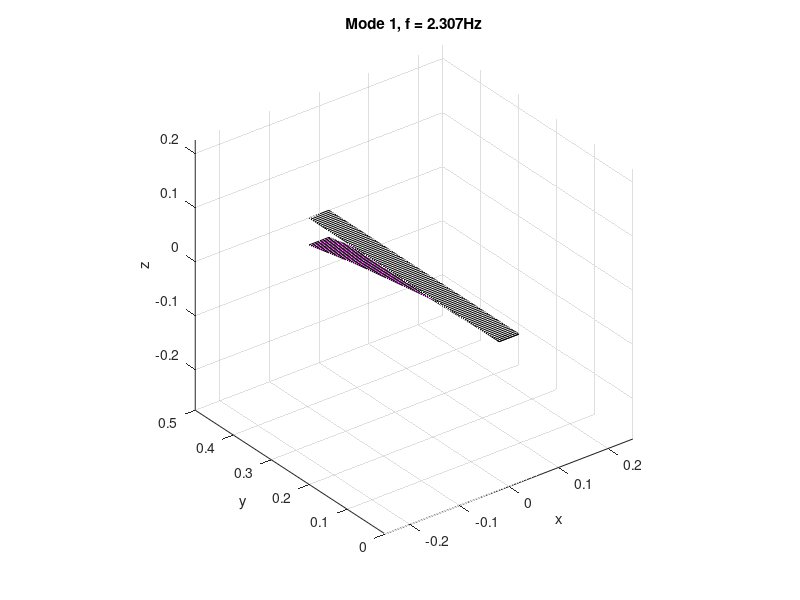

The MATLAB source for this figure:
% Modal analysis of a clamped plate with beam elements
% coordinate system:
%
% ^    ^ z
%y \   |
%   \__|__________________________
%    \ |                          \
%     \|_________ x                \
%      \                            \
%       \____________________________\
%        \
%
% 
% Output (modes) in a reference system -90deg in z
%  - x pointing to the trailing edge
%  - y pointing to the wing tip
%  - z pointing up

%%

clear all                                                                   % exclui todas as vari?veis
close all                                                                   % fecha todas as figuras
clc                                                                         % limpa a tela de comando


%% Model Parameters
lastro = 1;                                                                 % par?metro auxiliar que indica exist?ncia (1) ou aus?ncia (0) do lastro
offset_lastro = 0/1000;                                                     % deslocamento do centro de massa do lastro com rela??o ? linha de centro
n_eig = 30;                                                                 % n?mero de autovalores desejado, ou seja, n?mero de modos de vibra??o desejado

%% wing parameters
wing.Lw = 0.2e-3;%350e-3;                                                                % envergadura da asa [m]
wing.cw = 0.8e-3;%40e-3;                                                                 % corda da asa [m]
wing.tw = 0.8e-3;                                                                  % espessura da asa [m]
wing.ro = 5e11;                                                                  % densidade do material da asa (aluminio 2024)
wing.E = 73.1e9;                                                                 % m?dulo de Young do material
wing.v = 0.33;                                                                   % coeficiente de Poisson do material

wing.mw = wing.ro*wing.Lw*wing.cw*wing.tw;                                                           % massa da asa dada pelo produto da densidade com o volume da asa

wing.n_elem = 1;                                                                % n?mero de "elementos de viga", divis?o realizado ao longo da envergadura
wing.L_e = wing.Lw/wing.n_elem;                                                       % comprimento de cada elemento

%% balance parameters
n_mode = 1;

balance.Lw = 475e-3+25e-3;                                                                % envergadura da asa [m]
balance.cw = ones(100,1).*45e-3*sqrt(pi/4);                                                                 % corda da asa [m]
balance.cw(1:13) = 48.5e-3;
balance.cw(14:16) = 51.5e-3*sqrt(pi/4);
balance.cw(17:25) = 60.5e-3*sqrt(pi/4);
balance.cw([42:45 82:85]) = 6.5e-3; 
balance.tw = ones(100,1).*45e-3*sqrt(pi/4);                                                                  % espessura da asa [m]
balance.tw(1:13) = 18.5e-3;
balance.tw(14:16) = 51.5e-3*sqrt(pi/4);
balance.tw(17:25) = 60.5e-3*sqrt(pi/4);
balance.tw([35:38 75:78]) = 6.5e-3;
balance.tw(90:100) = 12.8e-3;
balance.ro = 2700;                                                                  % densidade do material da asa (aluminio 2024)
balance.E = 70.1e9*0.1;                                                                 % m?dulo de Young do material
balance.v = 0.3;                                                                   % coeficiente de Poisson do material
balance.n_elem = 95+5; 
balance.mw = balance.ro.*(balance.Lw/balance.n_elem).*balance.cw.*balance.tw;                                                           % massa da asa dada pelo produto da densidade com o volume da asa

                                                               % n?mero de "elementos de viga", divis?o realizado ao longo da envergadura
balance.L_e = balance.Lw/balance.n_elem; 

% Elemento da ponta

m_e_t      = balance.mw(end)/2;                                                   % massa do elemento da ponta
Ixx_e_t_cg = 1/12*m_e_t*(balance.cw(end)^2+balance.tw(end)^2);                                        % momento de in?rcia com rela??o ao eixo x
Iyy_e_t_cg = 1/12*m_e_t*((balance.L_e/2)^2+balance.tw(end)^2);                                   % momento de in?rcia com rela??o ao eixo y
Izz_e_t_cg = 1/12*m_e_t*((balance.L_e/2)^2+balance.cw(end)^2);                                   % momento de in?rcia com rela??o ao eixo z

M_e_t_cg = [m_e_t*eye(3)                                  zeros(3,3)        % matriz de in?cia dos elementos da ponta
              zeros(3,3)    diag([Ixx_e_t_cg Iyy_e_t_cg Izz_e_t_cg])];

skew = @(vec)([      0   -vec(3)     vec(2)                                 % Produto vetorial
                 vec(3)       0     -vec(1)
                -vec(2)   vec(1)         0]);

T_node_t_2_cg = [       eye(3)     -skew([-balance.L_e/4 0 0].')                    % operador de deslocamento do eixo de rota??o do centro de massa para a dist?ncia
                    zeros(3,3)                    eye(3)];                  % 'wing.L_e/4' localizado na extremidade do elemento.

balance.M_e_t_node = T_node_t_2_cg.'*M_e_t_cg*T_node_t_2_cg;                        % Matriz de massa com centro de rota??o deslocado para o n? localizado na
                                                                            % extremidade do elemento.

% Lastro

m_lastro   = 10;                                                       % massa do lastro
Ixx_lastro = 1.858e-5;                                                      % momento de in?rcia com rela??o ao eixo x
Izz_lastro = 1.858e-5;                                                      % momento de in?rcia com rela??o ao eixo z

M_lastro_cg = [m_lastro*eye(3)                       zeros(3,3)             % matriz de massa do lastro
                    zeros(3,3)  diag([Ixx_lastro 0 Izz_lastro])];

T_node_t_2_lastro = [       eye(3)      -skew([0 offset_lastro 0].')        % Ajuste de offset do lastro ao longo da corda
                        zeros(3,3)                            eye(3)];

M_lastro_node = T_node_t_2_lastro.'*M_lastro_cg*T_node_t_2_lastro;          % Matriz de massa do lastro com offset realizado, o qual foi determinado no bloco
                                                                            % de 'Par?metros f?sicos' dessa rotina.

balance.M_e_t_node = balance.M_e_t_node + lastro*M_lastro_node;                             % Adicionando a massa do lastro ao elemento da ponta da asa. Vale ressaltar que o
                                                                            % par?metro 'lastro' define a exist?ncia ou n?o do lastro, como definido no bloco
% Elemento da raiz

m_e_r = balance.mw(1)/2;                                                        % massa do elemento da ra?z
Ixx_e_r_cg = 1/12*m_e_r*(balance.cw(1).^2+balance.tw(1).^2);                                        % momento de in?rcia com rela??o ao eixo x
Iyy_e_r_cg = 1/12*m_e_r*((balance.L_e/2)^2+balance.tw(1).^2);                                   % momento de in?rcia com rela??o ao eixo y
Izz_e_r_cg = 1/12*m_e_r*((balance.L_e/2)^2+balance.cw(1).^2);                                   % momento de in?rcia com rela??o ao eixo z

M_e_r_cg = [m_e_r*eye(3)                                  zeros(3,3)        % matriz de massa do elemento da ra?z
              zeros(3,3)    diag([Ixx_e_r_cg Iyy_e_r_cg Izz_e_r_cg])];

skew = @(vec)([     0   -vec(3)     vec(2)                                  % Produto vetorial
                vec(3)       0     -vec(1)                                  % a x b = skew(a)*b
               -vec(2)   vec(1)         0]);                                % Esse tipo de comando (@(vec)) ? o mesmo que fazer que:
                                                                            % function skew_mat = skew(vec)
                                                                            % skew_mat = [     0   -vec(3)     vec(2)
                                                                            %              vec(3)       0     -vec(1)
                                                                            %             -vec(2)   vec(1)         0];

T_node_r_2_cg = [     eye(3)    -skew([wing.L_e/4 0 0].')                        % operador de deslocamento do eixo de rota??o do centro de massa para a dist?ncia
                  zeros(3,3)                  eye(3)];                      % 'wing.L_e/4' localizado na extremidade do elemento. Esse operador ? o [d] mencionado
                                                                            % na descri??o desse bloco.
                                                                            
balance.M_e_r_node = T_node_r_2_cg.'*M_e_r_cg*T_node_r_2_cg;                        % Matriz de massa com centro de rota??o deslocado para o n? localizado na
                                                                            % extremidade do elemento.

%Elementos centrais
balance.M_e_c = zeros(6,6,balance.n_elem);
for ii=1:balance.n_elem
    m_e = balance.mw(ii);                                                            % massa de cada elemento central
    Ixx_e = 1/12*m_e*(balance.cw(ii)^2+balance.tw(ii)^2);                                               % momento de in?rcia com rela??o ao eixo x
    Iyy_e = 1/12*m_e*(balance.L_e^2+balance.tw(ii)^2);                                              % momento de in?rcia com rela??o ao eixo y
    Izz_e = 1/12*m_e*(balance.L_e^2+balance.cw(ii)^2);                                              % momento de in?rcia com rela??o ao eixo z

    balance.M_e_c(:,:,ii) = [m_e*eye(3) zeros(3,3)                                              % matriz de massa dos elementos centrais
    zeros(3,3) diag([Ixx_e Iyy_e Izz_e])];
end
                                                                            
                                                                            
                                                                            


%% Matriz de massa da estrutura:

balance.n_nodes = balance.n_elem+1;                                                                            % ressaltar que h? um elemento adicional por ser o elemento da ra?z.

n_nodes = balance.n_nodes;
M = zeros(6*n_nodes,6*n_nodes);                                             % inicializa??o da matriz de massa. Como cada n? apresenta 6 gras de liberdade,
                                                                            % elementos  de 6 graus de liberdade cada um: 3 de transla??o e 3 de rota??o
i_node = 1;                                                                 % ?ndice de identifica??o do primeiro n?
M(6*(i_node-1)+(1:6),6*(i_node-1)+(1:6)) = balance.M_e_r_node;                      % inclus?o do primeiro bloco de massa, o qual ? referente ao elemento da ra?z

for i_node = 2:balance.n_nodes-1
    M(6*(i_node-1)+(1:6),6*(i_node-1)+(1:6)) = balance.M_e_c(:,:,i_node);                       % inclus?o dos demais blocos de massa, os quais s?o referente aos elementos do
end                                                                         % meio da asa.

i_node = n_nodes;                                                           % ?ndice de identifica??o do ?ltimo n?
M(6*(i_node-1)+(1:6),6*(i_node-1)+(1:6)) = balance.M_e_t_node;                      % inclus?o do ?ltimo bloco de massa, o qual ? referente ao elemento da ponta

M = sparse(M);                                                              % Compacta uma matriz com um dimens?o muito grande a qual cont?m um alto n?mero
                                                                            % de elemento nulos. Essa compacta??o ? realizada de maneira a guardar os
%% Matriz de rigidez do elemento BALANCE

G = balance.E/(2*(1+balance.v));                                                            % M?dulo de cisalhamento

A   = balance.cw.*balance.tw;                                                                % ?rea de se??o transvers?o da asa
Iy  = 1/12.*balance.cw.*balance.tw.^3;                                                         % Momento de in?rcia de ?rea da asa em torno do eixo y no centro de massa
Iz  = 1/12.*balance.tw.*balance.cw.^3;                                                         % Momento de in?rcia de ?rea da asa em torno do eixo z no centro de massa

J = 1/3.*balance.cw.*balance.tw.^3;                                                             % Momento de in?rcia da asa calculado por J = 1/3*wing.cw*wing.tw^3

a  = balance.E.*A./balance.L_e;                                                               % Vari?veis auxiliares para a montagem da matriz de rigidez
bz = balance.E.*Iz./balance.L_e^3;                                                            %
by = balance.E.*Iy./balance.L_e^3;                                                            %
t  = G.*J./balance.L_e;                                                                    %

K_e = zeros(12,12);                                                                   % Inicializa??o da matriz de rigidez
balance.K_e = zeros(12,12,balance.n_elem);

% Ver equa??o 8.29 (Introduction to Finite Elements in Engineering;)
for ii=1:balance.n_elem
    K_e(1,1) = a(ii);
    K_e(2,2) = 12*bz(ii);
    K_e(3,3) = 12*by(ii);
    K_e(4,4) = t(ii);
    K_e(5,3) = -6*by(ii)*balance.L_e;
    K_e(5,5) = 4*by(ii)*balance.L_e^2;
    K_e(6,2) = 6*bz(ii)*balance.L_e;
    K_e(6,6) = 4*bz(ii)*balance.L_e^2;

    K_e(7,1)  = -a(ii);
    K_e(8,2)  = -12*bz(ii);
    K_e(8,6)  = -6*bz(ii)*balance.L_e;
    K_e(9,3)  = -12*by(ii);
    K_e(9,5)  = 6*by(ii)*balance.L_e;
    K_e(10,4) = -t(ii);
    K_e(11,3) = -6*by(ii)*balance.L_e;
    K_e(11,5) = 2*by(ii)*balance.L_e^2;
    K_e(12,2) = 6*bz(ii)*balance.L_e;
    K_e(12,6) = 2*bz(ii)*balance.L_e^2;

    K_e(7,7)   = a(ii);
    K_e(8,8)   = 12*bz(ii);
    K_e(9,9)   = 12*by(ii);
    K_e(10,10) = t(ii);
    K_e(11,9)  = 6*by(ii)*balance.L_e;
    K_e(11,11) = 4*by(ii)*balance.L_e^2;
    K_e(12,8)  = -6*bz(ii)*balance.L_e;
    K_e(12,12) = 4*bz(ii)*balance.L_e^2;

    balance.K_e(:,:,ii) = K_e+tril(K_e,-1).';                                                   % Matriz de rigidez do elemento
end

%% Matriz de rigidez da estrutura:

K = zeros(6*n_nodes,6*n_nodes);

for i_elem=1:balance.n_elem
    K(6*(i_elem-1)+(1:12),6*(i_elem-1)+(1:12)) = ...
        K(6*(i_elem-1)+(1:12),6*(i_elem-1)+(1:12))+balance.K_e(:,:,i_elem);
end

K = sparse(K);

% Modos de vibra??o

[eigvec,eigval] = eigs(K,M,n_eig,0.1);

% Ordenando os modos de vibra??o

[eig_val_ord,eig_order] = sort(diag(eigval));                               % ordena os autovalores do menor para o maior, armazenando o autovalor em si
                                                                            % (eig_val_ord) e sua posi??o no vetor (eig_order).
eigvec = eigvec(:,eig_order);                                               % ordena os autovetores em ordem crescente de acordo com a ordem obtida dos
                                                                            % autovalores, o qual est? armazenado no vetor 'eig_order'. Vale ressaltar que,
eigval = eigval(eig_order,eig_order);                                       % ordena os autovalores em ordem crescente em uma matriz diagonal

eigval = diag(eigval);                                                      % organiza os autovalores em um vetor coluna, em ordem crescente

shape_functions = eigvec;                                                   % nomeia os autovetores como "fun??es de forma" ou "shape functions", pois
                                                                            % s?o as formas modais ou formas de vibra??o.
% Normaliza??o

[u_max,v_max] = max(shape_functions);
[u_min,v_min] = min(shape_functions);

sinal = (abs(u_max)>=abs(u_min)).*1+(abs(u_max)<abs(u_min)).*(-1);

% M?ximo deslocamento
shape_functions_max = shape_functions./(ones(size(shape_functions,1),1)*...
    (max(abs(shape_functions)).*sinal));

MHH_max = shape_functions_max.'*M*shape_functions_max;
KHH_max = shape_functions_max.'*K*shape_functions_max;

vec_freq_max = sqrt(diag(KHH_max./MHH_max))/(2*pi);

% Massa
shape_functions_mass = shape_functions./(sqrt(ones(size(K,1),1)*...
    diag(shape_functions.'*M*shape_functions).'));

MHH_mass = shape_functions_mass.'*M*shape_functions_mass;
KHH_mass = shape_functions_mass.'*K*shape_functions_mass;

vec_freq_mass = sqrt(diag(KHH_mass./MHH_mass))/(2*pi);

% reshape(shape_functions_mass(:,7),6,3).'

% Engaste

n_dof = 6*n_nodes;                                                          % obten??o do n?mero de graus de liberdade total da asa

all_dofs = 1:n_dof;                                                         % vetor que cont?m todos os graus de liberdade

U = eye(n_dof);                                                             % matriz diagonal com dimens?o do n?mero de graus de liberdade total

s_node = 1;                                                                 % n? que ser? engastado
s_dofs = 6*(s_node-1)+1:6*(s_node-1)+6;                                     % graus de liberdade do engaste
f_dofs = setdiff(all_dofs,s_dofs);                                          % graus de liberdade livre

Us = U(:,s_dofs);
Us = sparse(Us);
Uf = U(:,f_dofs);
Uf = sparse(Uf);

Mff = Uf.'*M*Uf;    % Mff = M(f_dofs,f_dofs);
% Mff_mat = Uf.'*M*Uf; Mff_index = M(f_dofs,f_dofs); erro_Mff =
% sum(sum(abs(Mff_mat-Mff_index)));
Mfs = Uf.'*M*Us;    % Mfs = M(f_dofs,s_dofs);
Msf = Mfs.';        % Msf = M(s_dofs,f_dofs); Msf = Mfs.';
Mss = Us.'*M*Us;    % Mss = M(s_dofs,s_dofs);

Kff = Uf.'*K*Uf;
Kfs = Uf.'*K*Us;
Ksf = Mfs.';
Kss = Us.'*K*Us;

[eigvec,eigval] = eigs(Kff,Mff,n_eig-6,0.1);

[eig_val_ord,eig_order] = sort(diag(eigval));
eigvec = eigvec(:,eig_order);
eigval = eigval(eig_order,eig_order);
eigval = diag(eigval);

shape_functions = Uf*eigvec;    % shape_functions = zeros(n_dof,n_eig-6); shape_functions(f_dofs,:) = eigvec;
                                % Verificar que size(eigvec) ? n_dof-6
                                % linhas por n_eig-6 colunas

% Normaliza??o

[u_max,v_max] = max(shape_functions);
[u_min,v_min] = min(shape_functions);

sinal = (abs(u_max)>=abs(u_min)).*1+(abs(u_max)<abs(u_min)).*(-1);

% M?ximo deslocamento
shape_functions_max = shape_functions./(ones(size(shape_functions,1),1)*...
    (max(abs(shape_functions)).*sinal));

MHH_max = shape_functions_max.'*M*shape_functions_max;
KHH_max = shape_functions_max.'*K*shape_functions_max;

vec_freq_max = sqrt(diag(KHH_max./MHH_max))/(2*pi);

% Massa
shape_functions_mass = shape_functions./(sqrt(ones(size(K,1),1)*...
    diag(shape_functions.'*M*shape_functions).'));

MHH_mass = shape_functions_mass.'*M*shape_functions_mass;
KHH_mass = shape_functions_mass.'*K*shape_functions_mass;

vec_freq_mass = sqrt(diag(KHH_mass./MHH_mass))/(2*pi);

% rotating axes (-90deg in z)

shape_functions_mass_rot = 0*shape_functions_mass;
shape_functions_mass_rot(1:6:end,:) = -shape_functions_mass(2:6:end,:);
shape_functions_mass_rot(2:6:end,:) = shape_functions_mass(1:6:end,:);
shape_functions_mass_rot(3:6:end,:) = shape_functions_mass(3:6:end,:);
shape_functions_mass_rot(4:6:end,:) = -shape_functions_mass(5:6:end,:);
shape_functions_mass_rot(5:6:end,:) = shape_functions_mass(4:6:end,:);
shape_functions_mass_rot(6:6:end,:) = shape_functions_mass(6:6:end,:);

vec_omega = vec_freq_mass*2*pi; % vector of freqs in rad/s
vec_mu = 0*vec_omega + 1; % vector of modal masses
%vec_y = (0:wing.Lw/wing.n_elem:wing.Lw); % vector of y positions of the nodes
vec_y_balance = 0:balance.Lw/balance.n_elem:balance.Lw;
vec_y = vec_y_balance;

modalstr.balance.Lw = balance.Lw;
modalstr.balance.cw = balance.cw;
modalstr.balance.tw = balance.tw;
modalstr.balance.mw = balance.mw;
modalstr.shape = shape_functions_mass_rot;
modalstr.omega = vec_omega;
modalstr.mu = vec_mu;
modalstr.y = vec_y;

%  saving

%save(['flatplate_',num2str(1000*balance.Lw),'_',num2str(1000*balance.cw),'_',num2str(10000*balance.tw),'_ballast_',num2str(lastro),'_offset_',num2str(1000*offset_lastro),'_nelem_',num2str(wing.n_elem),'.mat'],'modalstr')
%save(['flatplate_',num2str(1000*wing.Lw),'_',num2str(1000*wing.cw),'_',num2str(10000*wing.tw),'_ballast_',num2str(lastro),'_offset_',num2str(1000*offset_lastro),'_nelem_',num2str(wing.n_elem),'_Fixed','.mat'],...
%		'Uf','Us','Kff','Mff','Ksf','Msf','shape_functions_mass_rot','n_elem')


%% plotting modal shapes 

UD_y = [1;1]*modalstr.y;
UD_x = [-1;1]*(0*modalstr.y+modalstr.balance.cw(end)/2);
UD_z = 0*UD_y;

% deformed shape according to selected mode
D_x = [1;1]*modalstr.shape(1:6:end,n_mode)';
D_y = [1;1]*modalstr.shape(2:6:end,n_mode)'+...
      ([1;1]*modalstr.shape(6:6:end,n_mode)').*UD_x;
D_z = [1;1]*modalstr.shape(3:6:end,n_mode)'-...
    ([1;1]*modalstr.shape(5:6:end,n_mode)').*UD_x;

fat = 0.1*modalstr.balance.Lw/max(max(abs([D_x,D_y,D_z])));

figure;
surf(UD_x,UD_y,UD_z,'FaceColor','w','FaceAlpha',0.5,'EdgeColor','k');
hold on
surf(UD_x+fat*D_x,UD_y+fat*D_y,UD_z+fat*D_z,'FaceColor','m','FaceAlpha',0.5,'EdgeColor','k');
axis equal
xlabel('x');ylabel('y');zlabel('z');
title(['Mode ',num2str(n_mode),', f = ',num2str(modalstr.omega(n_mode)/2/pi),'Hz']);
